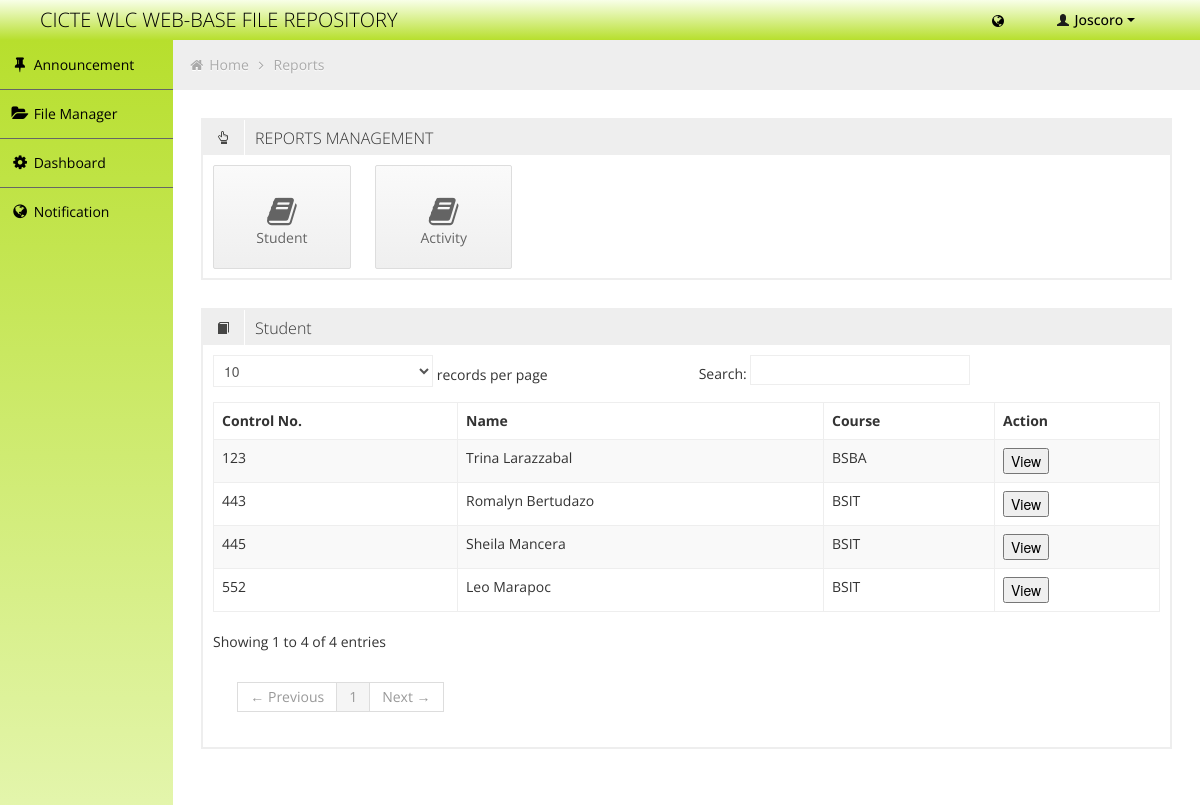
Page /reports.php?Student=Student (signed in) on the committed database.
### tables this page shows
CREATE TABLE `fr_staff` (
  `id` int(11) NOT NULL auto_increment,
  `user_id` int(11) NOT NULL,
  `FirstN` varchar(50) NOT NULL,
  `LastN` varchar(50) NOT NULL,
  `midN` varchar(50) NOT NULL,
  `size_limit` int(11) NOT NULL,
  PRIMARY KEY  (`id`)
);

CREATE TABLE `fr_path` (
  `id` int(11) NOT NULL auto_increment,
  `url` varchar(30000) NOT NULL,
  `user_id` int(11) NOT NULL,
  PRIMARY KEY  (`id`)
);

CREATE TABLE `fr_stud` (
  `id` int(11) NOT NULL auto_increment,
  `user_id` int(11) NOT NULL,
  `ControlNo` int(11) NOT NULL,
  `FName` varchar(50) NOT NULL,
  `LName` varchar(50) NOT NULL,
  `Mname` varchar(50) NOT NULL,
  `Course` varchar(30) NOT NULL,
  `Year` varchar(30) NOT NULL,
  `size_limit` int(11) NOT NULL,
  PRIMARY KEY  (`id`),
  UNIQUE KEY `ControlNo` (`ControlNo`)
);

### reports.php (the view, shortened to what this page needs)
<!DOCTYPE html>
<html lang="en">
<head>
	<link id="bootstrap-style" href="css/bootstrap.min.css" rel="stylesheet">
	<link href="css/bootstrap-responsive.min.css" rel="stylesheet">
	<link id="base-style" href="css/style.css" rel="stylesheet">
	<link id="base-style-responsive" href="css/style-responsive.css" rel="stylesheet">
</head>
<body >
	<?php include('php/header.php'); ?>
	<div class="container-fluid-full">
		<div class="row-fluid">
			<?php include('php/menu.php'); ?>
			<div id="content" class="span10">
				<ul class="breadcrumb">
					<li>
						<i class="icon-home"></i>
						<a href="index.php">Home</a>
						<i class="icon-angle-right"></i>
					</li>
					<li><a href="">Reports</a></li>
				</ul>
				<div class="row-fluid">
					<div class="box defualt span12">
						<div class="box-header">
							<h2><i class="halflings-icon hand-top"></i><span class="break"></span>REPORTS MANAGEMENT</h2>
						</div>
						<div class="box-content">
							<a href="reports.php?subject=Enrolled" class="quick-button span2">
								<i class="icon-book"></i>
								<p>Student</p>
							</a>
							<a href="reports.php?activity=activity" class="quick-button span2">
								<i class="icon-book"></i>
								<p>Activity</p>
							</a>
							<div class="clearfix"></div>
						</div>
					</div>
				</div>
				<div class="row-fluid sortable">
					<div class="box span12">
						<?php
							if(isset($_GET['Student']) && $_GET['Student'] == 'Student')
							{
						?>
								<div class="box-header" data-original-title>
									<h2><i class="halflings-icon book"></i><span class="break"></span>Student</h2>
								</div>
								<div class="box-content">
									<table class="table table-striped table-bordered bootstrap-datatable datatable">
									  <thead>
										  <tr>
										  	<th class="group-word">Control No.</th>
			              					<th class="group-false">Name</th>
			              					<th class="group-false">Course</th>
			              					<th class="group-false">Action</th>
										  </tr>
									  </thead>
									  <tbody>
									  	<?php
									  			 $result = mysql_query("SELECT * FROM fr_stud");
											 	if(mysql_num_rows($result) > 0)
											 	{
											 		while ($row = mysql_fetch_array($result))
											 		{
											 ?>
											 		<tr>
											 			<td><?php echo $row['ControlNo']; ?></td>
			              								<td><?php echo $row['FName'].' '.$row['Mname'].' '.$row['LName'] ; ?></td>
												    	<td><?php echo $row['Course']; ?></td>
												    	<td><a href="reports/student.php?view=student&&user_id=<?php echo $row['user_id']; ?>"><button>View</button></a></td>
												    </tr>
											<?php
													}
												}
											?>
									  </tbody>
								  </table>
								</div>
						<?php
							}
						?>
					</div>
				</div>
			</div>
		</div>
	</div>
</body>
</html>

### php/header.php (shortened to what this page needs)
<?php
		if($_SESSION['UserLvl'] == 1)
		{
			$result1 = mysql_query("SELECT * FROM fr_stud WHERE user_id = '".$_SESSION['user_id']."'");
			$row1 = mysql_fetch_array($result1);
			$name = $row1['FName'];
			$lname = $row1['LName'];
		}
		else  if($_SESSION['UserLvl'] >= 3)
		{
			$result1 = mysql_query("SELECT * FROM fr_staff WHERE user_id = '".$_SESSION['user_id']."'");
			$row1 = mysql_fetch_array($result1);
			$name = $row1['FirstN'];
		}
?>
<div class="navbar">
	<div class="navbar-inner">
		<div class="container-fluid">
			<a class="brand" href=""><span>CICTE WLC WEB-BASE FILE REPOSITORY</span></a>
			<div class="nav-no-collapse header-nav">
				<ul class="nav pull-right">
					<li class="dropdown hidden-phone">
								<a class="btn dropdown-toggle" data-toggle="dropdown" href="#">
										<i class="icon-globe"></i>
								</a>
					</li>
					<li class="dropdown">
						<a class="btn dropdown-toggle" data-toggle="dropdown" href="#">
							<i class="halflings-icon white user"></i> <?php echo $name; ?>
							<span class="caret"></span>
						</a>
					</li>
				</ul>
			</div>
		</div>
	</div>
</div>

### php/menu.php
<div id="sidebar-left" class="span2">
	<div class="nav-collapse sidebar-nav">
		<ul class="nav nav-tabs nav-stacked main-menu">
			<li><a href="newsfeed.php"><i class="icon-pushpin"></i><span class="hidden-tablet"> Announcement </span></a></li>
			<?php
				$result = mysql_query("SELECT * FROM  fr_path WHERE user_id = '".$_SESSION['user_id']."'") or die('Error share: '. mysql_error());
			 	if(mysql_num_rows($result) > 0)
			 	{
			 		while ($row = mysql_fetch_array($result))
			 		{
			?>
						<li><a href="index.php?id=<?php echo $row['id']; ?>"><i class="icon-folder-open"></i><span class="hidden-tablet"> File Manager </span></a></li>
			<?php
			 		}
			 	}
			?>
			<?php
				if($_SESSION['UserLvl'] == '1')
				{
			?>
					<li><a href="enroll_subject.php?subject=enroll"><i class="icon-book"></i><span class="hidden-tablet"> Enroll subject </span></a></li>
					<li><a href="enroll_subject.php?subject=subject"><i class="icon-book"></i><span class="hidden-tablet"> My subject </span></a></li>
					<li><a href="messages.php"><i class="icon-globe"></i><span class="hidden-tablet"> Notification</span>
					</a></li>
			<?php
				}
				else
				{
			?>
					<li><a href="dashboard.php"><i class="icon-cog"></i><span class="hidden-tablet"> Dashboard </span></a></li>
					<li><a href="messages.php"><i class="icon-globe"></i><span class="hidden-tablet"> Notification</span>
					</a></li>
			<?php
				}
			?>
		</ul>
	</div>
</div>

### css/style-responsive.css (style rules this page uses)
@media (min-width: 1200px) { .container-fluid-full { overflow: hidden; position: relative; height: 100%; } }
@media (min-width: 1200px) { #content { width: 85.578%; padding: 28px; margin: 0px 0px; margin-left: 14.422% !important; } }
@media (min-width: 1200px) { #sidebar-left { background: rgb(248,255,232); background: -moz-linear-gradient(bottom, rgba(248,255,232,1) 0%, rgba(227,245,171,1) 33%, rgba(183,223,45,1) 100%); background: -webkit-gradient(linear, left bottom, left top, color-stop(0%,rgba(248,255,232,1)), color-stop(33%,rgba(227,245,171,1)), color-stop(100%,rgba(183,223,45,1))); background: -webkit-linear-gradient(bottom, rgba(248,255,232,1) 0%,rgba(227,245,171,1) 33%,rgba(183,223,45,1) 100%); background: -o-linear-gradient(bottom, rgba(248,255,232,1) 0%,rgba(227,245,171,1) 33%,rgba(183,223,45,1) 100%); background: -ms-linear-gradient(bottom, rgba(248,255,232,1) 0%,rgba(227,245,171,1) 33%,rgba(183,223,45,1) 100%); background: linear-gradient(to top, rgba(248,255,232,1) 0%,rgba(227,245,171,1) 33%,rgba(183,223,45,1) 100%); filter: progid:DXImageTransform.Microsoft.gradient( startColorstr='#f8ffe8', endColorstr='#b7df2d',GradientType=0 ); margin-left: 0px !important; position: absolute; height: 100%; } }
@media (min-width: 1200px) { .sidebar-nav > ul { margin: 0px; } }

### css/halflings.css (style rules this page uses)
html, html .halflings { -webkit-font-smoothing: antialiased !important; }
.halflings-icon { display: inline-block; width: 14px; height: 14px; line-height: 14px; vertical-align: text-top; background-image: url(../img/glyphicons_halflings.svg); background-position: 0 0; background-repeat: no-repeat; vertical-align: top; *display: inline; *zoom: 1; *margin-right: .3em; }
.halflings-icon.user { background-position: -168px 0; }
.halflings-icon.book { background-position: -48px -48px; }
.halflings-icon.hand-top { background-position: -192px -144px; }

### rows in the picture
fr_staff: FirstN "Joscoro"
fr_stud: ControlNo "552", FName "Leo", LName "Marapoc", Course "BSIT"
fr_stud: ControlNo "445", FName "Sheila", LName "Mancera", Course "BSIT"
fr_stud: ControlNo "443", FName "Romalyn", LName "Bertudazo", Course "BSIT"
fr_stud: ControlNo "123", FName "Trina", LName "Larazzabal", Course "BSBA"
